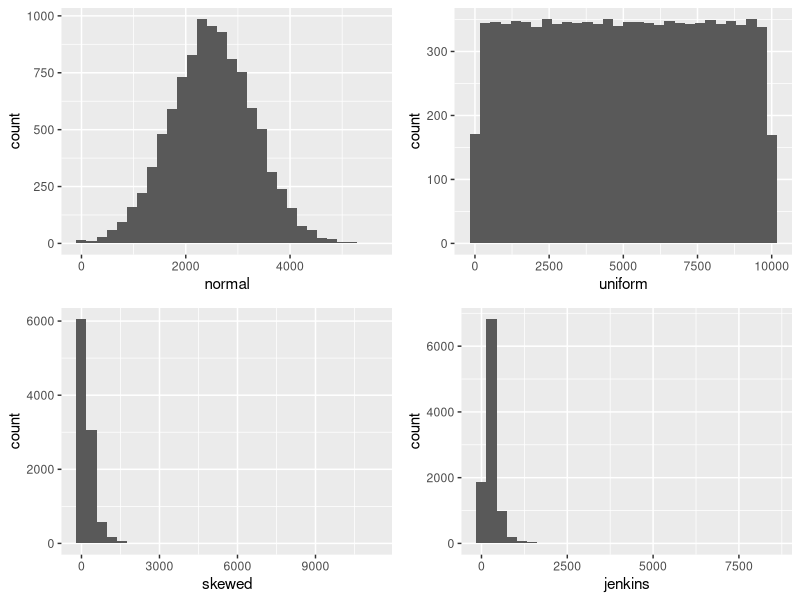

Reproduce this figure in R. (Note: this script raises an error after producing the figure.)
# script to generate the data

# global parameters

library(tidyverse)
set.seed(123)
n <- 10000 # 10000 observations in the population dataframe

# version 1: normal distribution

dat_inc <- rnorm(n, 2500, 800) |> 
  pmax(0) |> 
  data.frame()

names(dat_inc)[1] <- "normal"

plot_normal <- dat_inc |> 
  ggplot(aes(x = normal)) +
  geom_histogram()

# version 2: uniform distribution

for (i in 1:nrow(dat_inc)) {
  dat_inc$uniform[i] <- pmax(i + rnorm(1, 0, 5), 0)
}

plot_uniform <- dat_inc |> 
  ggplot(aes(x = uniform)) +
  geom_histogram()


# version 3: right-skewed distribution
dat_inc$skewed <- rlnorm(n, meanlog = 5, sdlog = 1)

plot_skewed <- dat_inc |> 
  ggplot(aes(x = skewed)) +
  geom_histogram()

# version 4: GB2 by Jenkins (2009)
rGB2 <- function(n, a, b, p, q) {
  u <- rbeta(n, shape1 = p, shape2 = q)
  y <- b * (u / (1 - u))^(1 / a)
  return(y)
}

# Parameters from the paper (approximate)
a <- 2.994
b <- 227.840
p <- 1.063
q <- 1.015

dat_inc$jenkins <- rGB2(n, a, b, p, q)

plot_jenkins <- dat_inc |> 
  ggplot(aes(x = jenkins)) +
  geom_histogram()

ggpubr::ggarrange(plot_normal, plot_uniform, plot_skewed, plot_jenkins, nrow = 2, ncol = 2)

domains <- c(rep("d1", 500),
             rep("d2", 1000),
             rep("d3", 2500),
             rep("d4", 6000))

# randomly shuffle and assign to dataframe
dat_inc$domain <- sample(domains)

save(dat_inc, file = "data/dataframes.RData")

